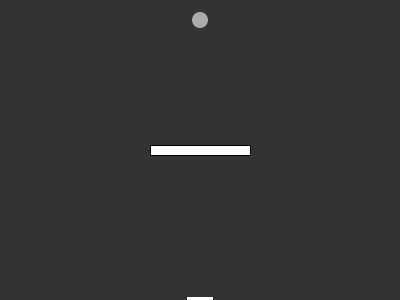
Frame 1 (no input)
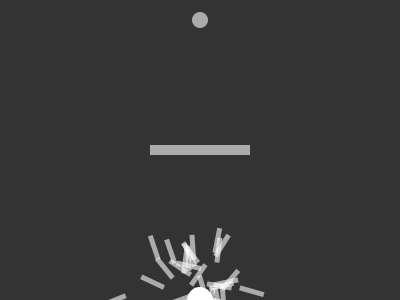
Frame 60 (the mouse pressed at the canvas centre just before this capture)
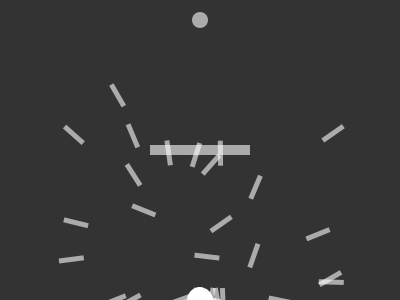
Frame 120 (the mouse held since frame 60 and released just before this capture)

The Processing sketch that drew these frames (run headless with seeded random() and noise(); from frame 60 on, the mouse is pressed at the canvas centre):

// Processing sketch: SmartRockets
// ── SmartRockets.pde
Population p;
int lifespan = 300;
int age = 0;
PVector target;
float rx;
float ry;
float rw = 100.0f;
float rh = 10.0f;
float maxForce = 0.2f;

void setup(){
  size(400, 300);
  p = new Population();
  rectMode(CENTER);
  
  rx = width / 2;
  ry = height / 2;
  target = new PVector(width / 2, 20);
}

void draw(){
  background(51);
  
  //Draw obstacle
  rect(rx, ry, rw, rh);
  
  age++;
  if(age == lifespan){
    p.evaluate();
    p.selection();
    age = 0;
  }
  p.run();
  
  ellipse(target.x, target.y, 16, 16);
}
// ── DNA.pde
class  DNA{
  PVector[] genes = new PVector[lifespan];
  
  DNA(){
    for(int i = 0; i < genes.length; i++){
      genes[i] = PVector.random2D();
      genes[i].setMag(maxForce);
    }
  }
  
  DNA crossover(DNA parent){
    DNA newDNA = new DNA();
    for(int i = 0; i < newDNA.genes.length; i++){
      float chance = random(1);
      if(chance < 0.01){
        //SKIP, keep random VECTOR
      }else if(chance < 0.505){
        newDNA.genes[i] = parent.genes[i];
      }else{
        newDNA.genes[i] = genes[i];
      }
    }
    return newDNA;
  }
}
// ── Population.pde
class Population{
  ArrayList<Rocket> rockets = new ArrayList<Rocket>();
  ArrayList<Rocket> matingPool = new ArrayList<Rocket>();
  int popSize = 100;
  
  Population(){
    for(int i = 0; i < popSize; i++){
      rockets.add(new Rocket());
    }
  }
  
  void evaluate(){
    float maxFitness = 0.0000000000001f;//to prevent divide by zero ero
    for(Rocket r : rockets){
      r.calcFitness();
      maxFitness = maxFitness < r.fitness ? r.fitness : maxFitness;
    }
    
    //normalize their fitness to the max found
    for(Rocket r : rockets){
      r.fitness /= maxFitness;
    }
    
    matingPool = new ArrayList<Rocket>();
    
    //Now add it to the mating pool, based on fitness
    for(Rocket r : rockets){
      float n = r.fitness * 100;
      for(int i = 0; i < n; i++){
        matingPool.add(r);
      }
    }
    println("Max fitness: " + maxFitness);
    
    //Mating pool is chance based pool of parents which we pick from 
  }
  
  void selection(){
    ArrayList<Rocket> newRockets = new ArrayList<Rocket>();
    for(int i = 0; i < rockets.size(); i++){
      Rocket parentA = matingPool.get(floor(random(matingPool.size())));
      Rocket parentB = matingPool.get(floor(random(matingPool.size())));
      DNA childDNA = parentA.dna.crossover(parentB.dna);
      newRockets.add(new Rocket(childDNA));
    }
    
    rockets = newRockets;
  }
  
  
  void run(){
    noStroke();
    fill(255, 150);
    
    for(Rocket r : rockets) {r.update(); r.show();}
  }
}
// ── Rocket.pde
class Rocket{
  PVector pos = new PVector(width / 2, height);
  PVector vel = new PVector();
  PVector acc = new PVector();
  DNA dna = new DNA();
  float fitness = 0.0f;
  boolean completed = false;
  boolean crashed = false;
  int timeTaken = 0;
  
  Rocket(){}
  Rocket(DNA dna){
    this.dna = dna;
  }
  
  void applyForce(PVector f){
    acc.add(f);
  }
  
  void update(){
    if(completed || crashed) return;
    timeTaken ++;
    pos.add(vel);
    vel.add(acc);
    acc.mult(0);
    
    float d = dist(pos.x, pos.y, target.x, target.y);
    if(d < 10.0f){
      completed = true;
    }
    
    if(pos.x < 0 || pos.x > width) crashed = true;
    if(pos.y < 0 || pos.y > height) crashed = true;
    
    //Test if we hit the obstacle
    if(pos.x > rx - (rw / 2) && pos.x < rx + (rw / 2)){
      if(pos.y > ry - (rh / 2) && pos.y < ry + (rh / 2)){
        //Hit obstacle;
        crashed = true;
      }
    }
    
    applyForce(dna.genes[age]);
  }
  
  float calcFitness(){
    float d = dist(pos.x, pos.y, target.x, target.y);
    fitness = 1 / d;
    if(completed){//add a time based boost if we made it
      fitness += (1 / (float(timeTaken) / (float(age))));
    }
    if(crashed) fitness /= 2.0f;
    return fitness;
  }
  
  void show(){
    pushMatrix();
    translate(pos.x, pos.y);
    rotate(vel.heading());
    rect(0, 0, 25, 5);
    popMatrix();
  }
}
